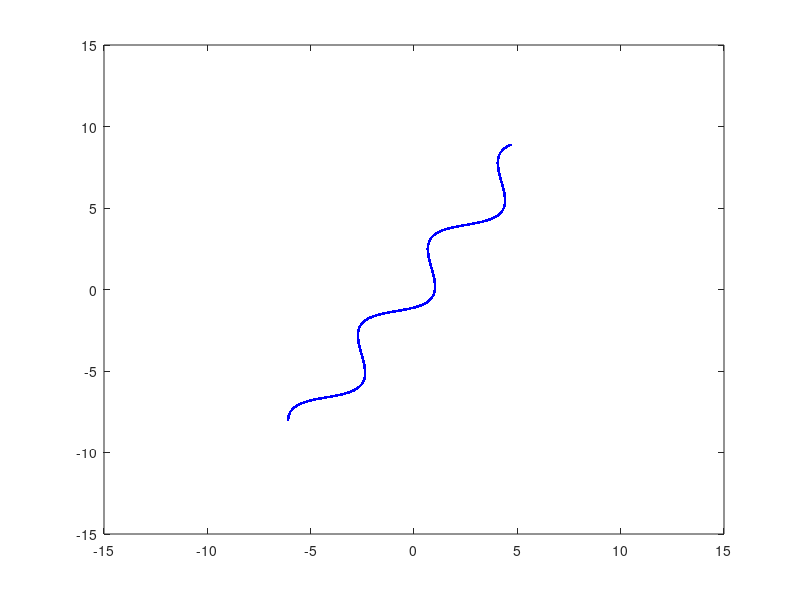

MATLAB code for this plot:
x = -10:0.01:10;
y = cos(x);
z = sin(x);


for L = 0:0.01:2*pi
    P = [x(:), y(:)];
    A = [cos(L), -sin(L); sin(L), cos(L)];
    P_out = P*A;
    x= P_out(:,1);
    y= P_out(:,2);
    plot(x,y,'b.');
    axis([-15, 15, -15, 15]);
    pause(0.1); 
end
